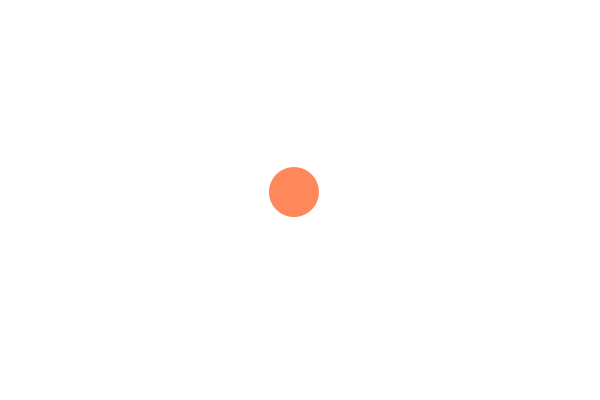
Frame 1 (no input)
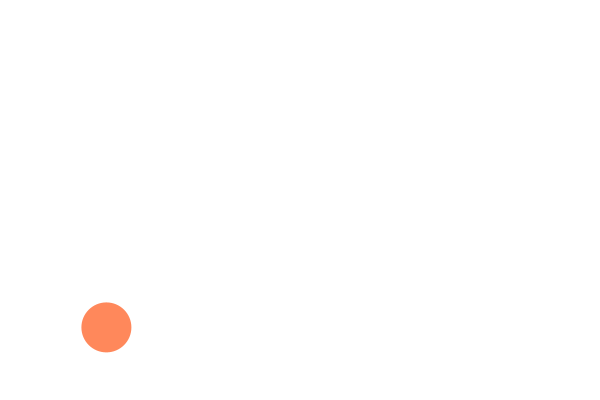
Frame 60 (the mouse pressed at the canvas centre just before this capture)
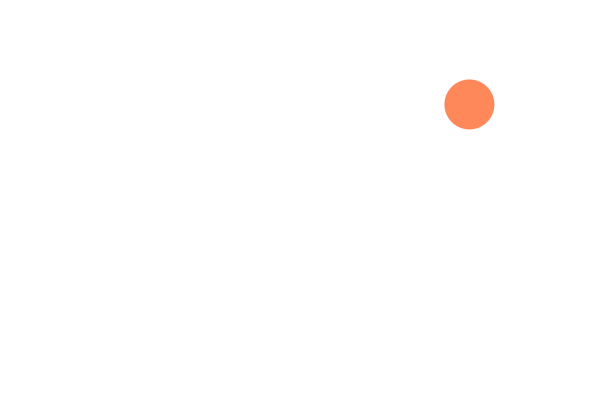
Frame 120 (the mouse held since frame 60 and released just before this capture)

The Processing sketch that drew these frames (run headless with seeded random() and noise(); from frame 60 on, the mouse is pressed at the canvas centre):

// Processing sketch: w8_stp4
// ── w8_stp4.pde
int[] colours = {
  0xFFFF885B,
  0xFFFFE5CF,
  0xFF557C56,
  0xFF33372C
};

Ball snow;

void setup() {
  size(600, 400);
  snow = new Ball(
    width * 0.5, height * 0.5,
    10,
    25,
    colours[0]);
}

void draw() {
  snow.update();
  snow.bound();
  background(255);
  snow.display();
}

// ── Ball.pde
class Ball {
  float x, y;
  float vx, vy;
  float rad;
  int colour;

  Ball(float x, float y, float speed,
    float rad, int colour) {
    this.x = x;
    this.y = y;
    float deg = random(360);
    vx = speed * cos(radians(deg));
    vy = speed * sin(radians(deg));
    this.rad = rad;
    this.colour = colour;
  }

  void update() {
    x += vx;
    y += vy;
  }

  void bound() {
    if (x < rad || x > width - rad) {
      vx *= -1;
    }
    if (y < rad || y > height - rad) {
      vy *= -1;
    }
  }

  void display() {
    noStroke();
    fill(colour);
    circle(x, y, 2 * rad);
  }
}
